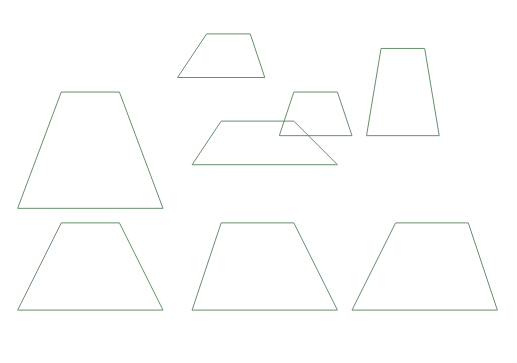

Python code for this plot:
import shapefile #merupakan pyshp yang tadi telah diinstal
w=shapefile.Writer()  #mendeklarasikan file shapefile yang baru
w.shapeType #mengecek type dari writer yang dibuat diatas

w.field("kolom1","C") #membuat field dengan nama kolom1 dan dengan type character
w.field("kolom2","C") #membuat field dengan nama kolom2  dan dengan type character

w.record("levi","satu") #mengisi record dari field yang telah dibuatkan
w.record("eren","dua") #mengisi record dari field yang telah dibuatkan
w.record("saitama","tiga") #mengisi record dari field yang telah dibuatkan
w.record("wolfram","empat") #mengisi record dari field yang telah dibuatkan
w.record("aot","lima") #mengisi record dari field yang telah dibuatkan
w.record("onepunch","enam") #mengisi record dari field yang telah dibuatkan
w.record("kaneki","tujuh") #mengisi record dari field yang telah dibuatkan
w.record("arima","delapan") #mengisi record dari field yang telah dibuatkan


#membuat trapesium ada 8 buah
w.poly(parts=[[[2,0], [7,0], [6,3], [3,3], [2,0]]],shapeType=shapefile.POLYLINE) #menggunakan shapetype polyline yang dimana titik koordinat pertama akan bertemu dengan ujung nya membentuk trapesium.
w.poly(parts=[[[-5,4], [1,4], [0,7], [-3,7], [-5,4]]],shapeType=shapefile.POLYLINE) #menggunakan shapetype polyline yang dimana titik koordinat pertama akan bertemu dengan ujung nya membentuk trapesium.
w.poly(parts=[[[-4,-2], [6,-2], [3,1], [-2,1], [-4,-2]]],shapeType=shapefile.POLYLINE) #menggunakan shapetype polyline yang dimana titik koordinat pertama akan bertemu dengan ujung nya membentuk trapesium.
w.poly(parts=[[[8,0], [13,0], [12,6], [9,6], [8,0]]],shapeType=shapefile.POLYLINE) #menggunakan shapetype polyline yang dimana titik koordinat pertama akan bertemu dengan ujung nya membentuk trapesium.
w.poly(parts=[[[-4,-12], [6,-12], [3,-6], [-2,-6], [-4,-12]]],shapeType=shapefile.POLYLINE) #menggunakan shapetype polyline yang dimana titik koordinat pertama akan bertemu dengan membentuk trapesium.
w.poly(parts=[[[-16,-12], [-6,-12], [-9,-6], [-13,-6], [-16,-12]]],shapeType=shapefile.POLYLINE) #menggunakan shapetype polyline yang dimana titik koordinat pertama akan bertemu dengan ujung nya membentuk trapesium.
w.poly(parts=[[[7,-12], [17,-12], [15,-6], [10,-6], [7,-12]]],shapeType=shapefile.POLYLINE) #menggunakan shapetype polyline yang dimana titik koordinat pertama akan bertemu dengan ujung nya membentuk trapesium.
w.poly(parts=[[[-16,-5], [-6,-5], [-9,3],[-13,3], [-16,-5]]],shapeType=shapefile.POLYLINE) #menggunakan shapetype polyline yang dimana titik koordinat pertama akan bertemu dengan ujung nyamembentuk trapesium.


w.save("soal10") #yang berada didalam kurung merupakn nama file yang telah/akan di save